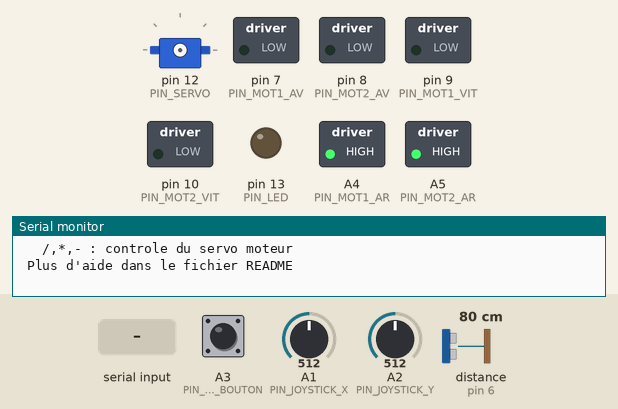
Bench run of a sketch on a simulated Arduino Nano, built with avr-gcc and run on an emulated ATmega328P. Parts: servo, switched loads named in the sketch (green lamp = pin HIGH), output pins drawn as LEDs (lit = HIGH), the last lines printed to the serial monitor. Wiring (inferred from the names in the program): servo: signal pin 12. Dashed ring = blinking. Inputs (shaded band) come from the test bench; at power-on: distance to the obstacle (sensor on pin 6) 80 cm, A1 (PIN_JOYSTICK_X) = 512, A2 (PIN_JOYSTICK_Y) = 512, A3 (PIN_JOYSTICK_BOUTON) HIGH. The echo pulse lasts 58.3 µs per cm; random numbers use the default seed unless the sketch sets one; servo pulses on a pin are drawn as a servo (544–2400 µs = 0–180°); pins used as bus, display or sensor lines are not drawn.

Above: at 1.7 s.
1.8 s: "moteur 1 : \n" received over Serial
At 2.09 s:
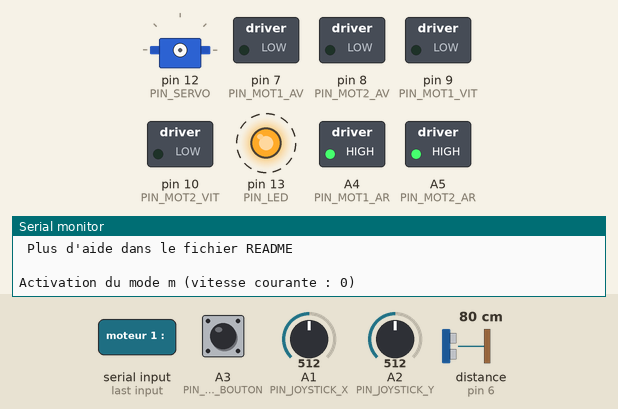
At 3.7 s:
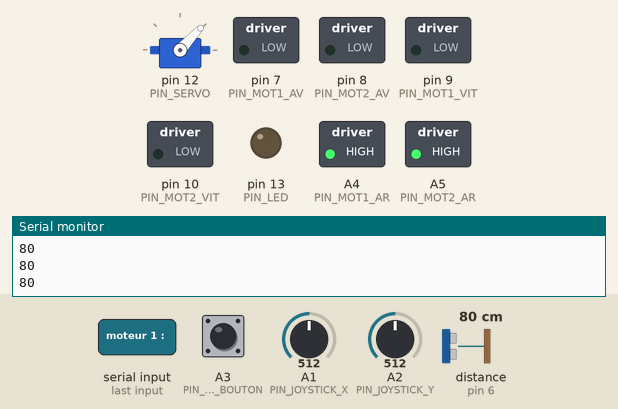
4.8 s: distance to the obstacle (sensor on pin 6) set to 2 cm
At 8.1 s:
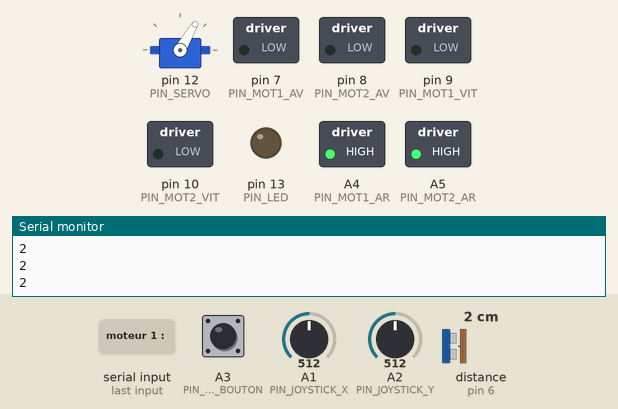
10.8 s: distance to the obstacle (sensor on pin 6) set to 35 cm
Timing chart, 0 to 40.2 s (numbered marks = the images above; inputs shaded):
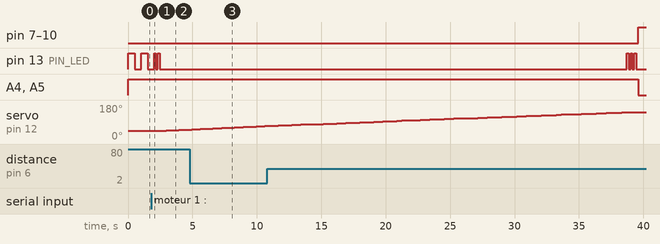

The sketch:

essai_robot.ino
```cpp
int PIN_LED = 13;
int vitesse = 0;
int var_rampe = 5;
int distance_gauche = 0;
int distance_droite = 0;
int distance_centre = 0;
int PIN_MOT1_AV = 7;
int PIN_MOT1_AR = A4;
int PIN_MOT2_AV = 8;
int PIN_MOT2_AR = A5;
int PIN_MOT1_VIT = 9;
int PIN_MOT2_VIT = 10;
int PIN_SERVO = 12;
int PIN_TRIG = 11;
int PIN_ECHO = 6;
int PIN_JOYSTICK_X = A1;
int PIN_JOYSTICK_Y = A2;
int PIN_JOYSTICK_BOUTON = A3;

#define POSITION_MILIEU   (1500)
#define POSITION_GAUCHE   (POSITION_MILIEU-500) // min : 1000
#define POSITION_DROITE   (POSITION_MILIEU+500) // max : 2000

char Mode = 's';
char Commande = ' ';

void setup() {

  // initialize serial:
  Serial.begin(115200);

  digitalWrite(PIN_MOT1_AV, LOW);
  digitalWrite(PIN_MOT1_AR, LOW);
  digitalWrite(PIN_MOT2_AV, LOW);
  digitalWrite(PIN_MOT2_AR, LOW);
  digitalWrite(PIN_MOT1_VIT, LOW);
  digitalWrite(PIN_MOT2_VIT, LOW);

  pinMode(PIN_LED, OUTPUT);

  pinMode(PIN_MOT1_AV, OUTPUT);
  pinMode(PIN_MOT1_AR, OUTPUT);
  pinMode(PIN_MOT1_VIT, OUTPUT);

  pinMode(PIN_MOT2_AV, OUTPUT);
  pinMode(PIN_MOT2_AR, OUTPUT);
  pinMode(PIN_MOT2_VIT, OUTPUT);

  pinMode(PIN_SERVO, OUTPUT);
  pinMode(PIN_TRIG, OUTPUT);
  pinMode(PIN_ECHO, INPUT);

  pinMode(PIN_JOYSTICK_X, INPUT);
  pinMode(PIN_JOYSTICK_Y, INPUT);
  pinMode(PIN_JOYSTICK_BOUTON, INPUT_PULLUP);
  loop_stop();


  usage();
  //radar();
}

void radar(void)
{
  int distance_radar = 0;
  //int i = 0;
  for (int i = 1000; i < 2000; i = i + 10 )
  {
    set_servo(i);
    distance_radar = mesureCm();
    Serial.println(distance_radar);
  }
}


void vitesseMoteurS(int VIT_moteur1, int VIT_moteur2)
{
  vitesseMoteur(1, VIT_moteur1);
  vitesseMoteur(2, VIT_moteur2);
}


void vitesseMoteur(int no_moteur, int vitesse_signe)
{
  int PIN_MOTEUR_VIT = 0;
  int PIN_MOTEUR_AV = 0;
  int PIN_MOTEUR_AR = 0;

  if (no_moteur == 1)
  {
    //Serial.print("moteur 1 : ");
    PIN_MOTEUR_AV = PIN_MOT1_AV;
    PIN_MOTEUR_AR = PIN_MOT1_AR;
    PIN_MOTEUR_VIT = PIN_MOT1_VIT ;
  }
  else if (no_moteur == 2)
  {
    //Serial.print("moteur 2 : ");
    PIN_MOTEUR_AV = PIN_MOT2_AV ;
    PIN_MOTEUR_AR = PIN_MOT2_AR ;
    PIN_MOTEUR_VIT = PIN_MOT2_VIT ;
  }
  else
  {
    /* oups */
  }

  //Serial.println(vitesse);

  //digitalWrite(PIN_MOTEUR_AV, LOW);
  //digitalWrite(PIN_MOTEUR_AR, LOW);

  if (vitesse_signe > 0)
  {
    digitalWrite(PIN_MOTEUR_AV, HIGH);
    digitalWrite(PIN_MOTEUR_AR, LOW);
    analogWrite(PIN_MOTEUR_VIT, vitesse_signe);
  }
  else
  {
    digitalWrite(PIN_MOTEUR_AV, LOW);
    digitalWrite(PIN_MOTEUR_AR, HIGH);
    analogWrite(PIN_MOTEUR_VIT, -vitesse_signe);
  }


}

// the loop routine runs over and over again forever:
void usage(void)
{
  Serial.print("Batterie : ");
  // Convert the analog reading (which goes from 0 - 1023) to a voltage (0 - 10V):
  float voltage =  analogRead(A7) * (10.0 / 1023.0);
  Serial.print(voltage);
  Serial.println(" volts.");
  Serial.println(" h/? : Aide");
  Serial.println(" a/joystick : Automatique");
  Serial.println(" x : Aleatoire");
  Serial.println(" r : fait des rampes de vitesse");
  Serial.println(" s/joystick : stop");
  Serial.println(" m : manuel (pave numerique)");
  Serial.println("   1,2,3,4,6,7,8,9 : controle");
  Serial.println("   5 : arret");
  Serial.println("   /,*,- : controle du servo moteur");
  Serial.println(" Plus d'aide dans le fichier README");
  Serial.println(" ");
}

void loop_rampe() {
  vitesseMoteurS (vitesse, vitesse);

  vitesse = vitesse + var_rampe;

  if (vitesse == -255 || vitesse == 255) {
    var_rampe = -var_rampe ;
  }

  delay(30);
}

void loop_stop()
{
  vitesseMoteurS (0, 0);
  digitalWrite(PIN_LED, !digitalRead(PIN_LED));  //invertion état de la led
  delay(500);
  if (analogRead(PIN_JOYSTICK_X) > 1000)
  {
    digitalWrite(PIN_LED, LOW);
    delay(1000);
    if (analogRead(PIN_JOYSTICK_X) > 1000)
    {
      digitalWrite(PIN_LED, HIGH);
      delay(1000);
      Mode = 'a';
    }
  }
}

int mesureCm(void)
{
  digitalWrite(PIN_TRIG, LOW);
  delayMicroseconds(2);
  digitalWrite(PIN_TRIG, HIGH);
  delayMicroseconds(10);
  digitalWrite(PIN_TRIG, LOW);

  int microseconds = pulseIn(PIN_ECHO, HIGH, 50000);
  int mesureCm = microseconds / 29 / 2;
  if (mesureCm == 0)
    mesureCm = 400;
  return mesureCm;
}

void loop_manuel(char Commande) {


  digitalWrite(PIN_LED, HIGH);
  delay(150);
  digitalWrite(PIN_LED, LOW);
  delay(150);
  switch (Commande)
  {
    case '8':
      vitesseMoteurS(vitesse, vitesse);
      delay(2000);
      vitesseMoteurS (0, 0);
      break;
    case '2':
      vitesseMoteurS( -vitesse, -vitesse);
      delay(2000);
      vitesseMoteurS (0, 0);
      break;
    case '4':
      vitesseMoteurS(vitesse, -vitesse);
      delay(600);
      vitesseMoteurS (0, 0);
      break;
    case '6':
      vitesseMoteurS(-vitesse, vitesse);
      delay(600);
      vitesseMoteurS (0, 0);
      break;
    case '5':
      vitesseMoteurS(0, 0);
      break;
    case '9':
      vitesseMoteurS(0.35 * vitesse, vitesse);
      delay(2000);
      vitesseMoteurS (0, 0);
      break;
    case '7':
      vitesseMoteurS(vitesse, 0);
      delay(2000);
      vitesseMoteurS (0, 0);
      break;
    case '1':
      vitesseMoteurS(-0.40 * vitesse, -vitesse);
      delay(2000);
      vitesseMoteurS (0, 0);
      break;
    case '3':
      vitesseMoteurS(-vitesse, 0);
      delay(2000);
      vitesseMoteurS (0, 0);
      break;
    case '/':
      set_servo(POSITION_GAUCHE);
      distance_gauche = mesureCm();
      Serial.print(distance_gauche);
      Serial.println(" cm");
      break;
    case '*':
      set_servo(POSITION_MILIEU);
      distance_centre = mesureCm();
      Serial.print(distance_centre);
      Serial.println(" cm");
      break;

    case '-':
      set_servo(POSITION_DROITE);
      distance_droite = mesureCm();
      Serial.print(distance_droite);
      Serial.println(" cm");
      break;
  }
}

void analyse_distance(void)
{
  set_servo(POSITION_GAUCHE);
  distance_gauche = mesureCm();

  set_servo(POSITION_MILIEU);
  distance_centre = mesureCm();

  set_servo(POSITION_DROITE);
  distance_droite = mesureCm();
}
void loop_auto (void)
{
  analyse_distance();
  Serial.print(distance_gauche);
  Serial.print(" ");
  Serial.print(distance_centre);
  Serial.print(" ");
  Serial.println(distance_droite);

  if (distance_centre < 60 || distance_droite < 20 || distance_gauche < 20)
  {
    if (distance_droite < distance_gauche) //&& distance_gauche > 50)
    {
      vitesseMoteurS(-vitesse, vitesse);
      delay(600);
      //delay(2140-distance_droite*30);
      vitesseMoteurS(0, 0);
      //vitesseMoteurS(vitesse, vitesse);
      //delay(400);
    }
    else if (distance_gauche < distance_droite) // && distance_droite > 50 )
    {
      vitesseMoteurS(vitesse, -vitesse);
      delay(600);
      //delay(2140-distance_gauche*30);
      vitesseMoteurS(0, 0);

      //vitesseMoteurS(vitesse, vitesse);
      //delay(400);
    }
    else
      vitesseMoteurS(-vitesse, -vitesse);

  }
  else
    vitesseMoteurS(vitesse, vitesse);

}
/*Serial.print(distance_droite);
    Serial.print(" ");
    Serial.print(distance_gauche);
    Serial.print(" ");

    if (distance_gauche < 40 && distance_droite < 40)
    {
    vitesseMoteurS(-vitesse, -vitesse);
     Serial.println("reculer");
    }
    else
    {
    if (distance_droite < 40)
    {
      vitesseMoteurS(vitesse, -vitesse);
      Serial.println("virage gauche");
    }
    else if (distance_gauche < 40)
    {
      vitesseMoteurS(-vitesse, vitesse);
      Serial.println("virage droite");
    }
    else
    {
      vitesseMoteurS(vitesse, vitesse);
      Serial.println("avancer");
    }
    }*/


void set_servo(int angle)
{
  int i = 0;

  for (i = 0; i < 70; i++)
  {
    digitalWrite(PIN_SERVO, HIGH);
    delayMicroseconds(angle);
    digitalWrite(PIN_SERVO, LOW);
    delayMicroseconds(20000);
  }
}

void loop_aleatoire()
{
  vitesseMoteurS(random(-255, 255), random(-255, 255));
  delay(1000);
}

void joystick_arret(void)
{
  if ((digitalRead(PIN_JOYSTICK_BOUTON) == 0)
      || (analogRead(PIN_JOYSTICK_X) > 518)
      || (analogRead(PIN_JOYSTICK_X) < 504)
      || (analogRead(PIN_JOYSTICK_Y) > 518)
      || (analogRead(PIN_JOYSTICK_Y) < 504))
  {
    Serial.println("ARRET D'URGENCE !!!");
    Mode = 's';
  }
}

void loop() {
  char Touche = 's';
  joystick_arret();
  if (Serial.available() > 0)
  {
    Touche = Serial.read();
    switch (Touche)
    {
      case 's':
        Mode = 's';
        break;
      case 'r':
        Mode = 'r';
        break;
      case 'm':
        Mode = 'm';
        break;
      case 'x':
        Mode = 'x';
        break;
      case 'a':
        Mode = 'a';
        break;
      case '?':
      case 'h':
        usage();
        break;
      case 't':
        radar();
        break;
    }
    Serial.print("Activation du mode ");
    Serial.print(Mode);
    Serial.print(" (vitesse courante : ");
    Serial.print(vitesse);
    Serial.println(")");
  }

  switch (Mode)
  {
    case 's':
      // stop mode
      loop_stop();
      break;
    case 'r':
      // rampe mode
      loop_rampe();
      break;
    case 'm':
      // mode manuel
      vitesse = 255;
      loop_manuel(Touche);
      Touche = '\0';
      break;
    case 'x':
      //mode aleatoire
      loop_aleatoire();
      Touche = '\0';
      break;
    case 'a':
      //mode auto
      vitesse = 255 ;
      loop_auto();
      break;
  }
}
```

Measured:
- after the input at 1.8 s, servo on pin 12 (PIN_SERVO): 45° → 47° after 1.2 s, → 48° 1.0 s later, → 49° 0.33 s later, → 50° 0.33 s later
